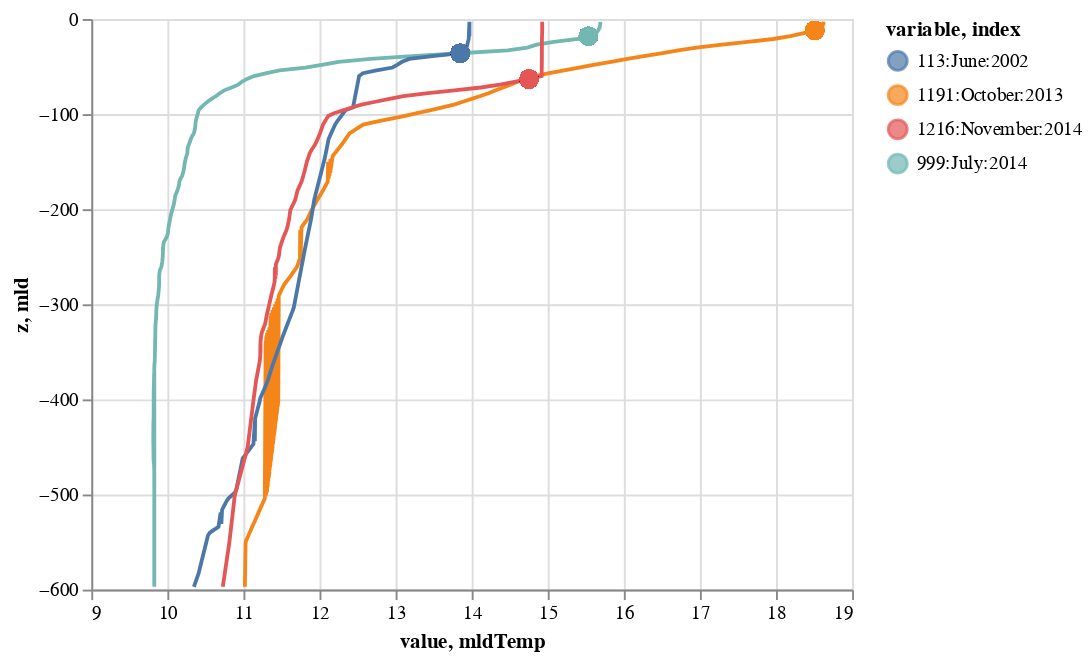

Notebook source saved alongside this figure:
### Code cell
sampleQueries = meltDf.variable.sample(5)
tempLines = alt.Chart(meltDf.loc[meltDf.variable.isin(sampleQueries)]).mark_line().encode(
    x='value:Q',
    y='z:Q',
    color='variable:N')
mldSpots = alt.Chart(mldDf.loc[mldDf.loc[:,'index'].isin(sampleQueries)]).mark_circle(size=100).encode(
    x="mldTemp:Q",
    y="mld:Q",
    color="index:N")
alt.layer(*(tempLines,mldSpots))

### Figure 1 — Vega-Lite specification as saved in the notebook (floating-point values rounded to 4 significant figures; data arrays with more than 128 entries replaced by an {"elided": "..."} marker saying what was removed)
{"config": {"view": {"continuousWidth": 400, "continuousHeight": 300}}, "layer": [{"data": {"name": "data-2cedcda6494b0c4bb18856615ff51201"}, "mark": "line", "encoding": {"color": {"field": "variable", "type": "nominal"}, "x": {"field": "value", "type": "quantitative"}, "y": {"field": "z", "type": "quantitative"}}}, {"data": {"name": "data-cbb0c9bcb9c7309710f569ffa85130e4"}, "mark": {"type": "circle", "size": 100}, "encoding": {"color": {"field": "index", "type": "nominal"}, "x": {"field": "mldTemp", "type": "quantitative"}, "y": {"field": "mld", "type": "quantitative"}}}], "$schema": "https://vega.github.io/schema/vega-lite/v4.17.0.json", "datasets": {"data-2cedcda6494b0c4bb18856615ff51201": {"elided": "796 records"}, "data-cbb0c9bcb9c7309710f569ffa85130e4": {"elided": "400 records"}}}
